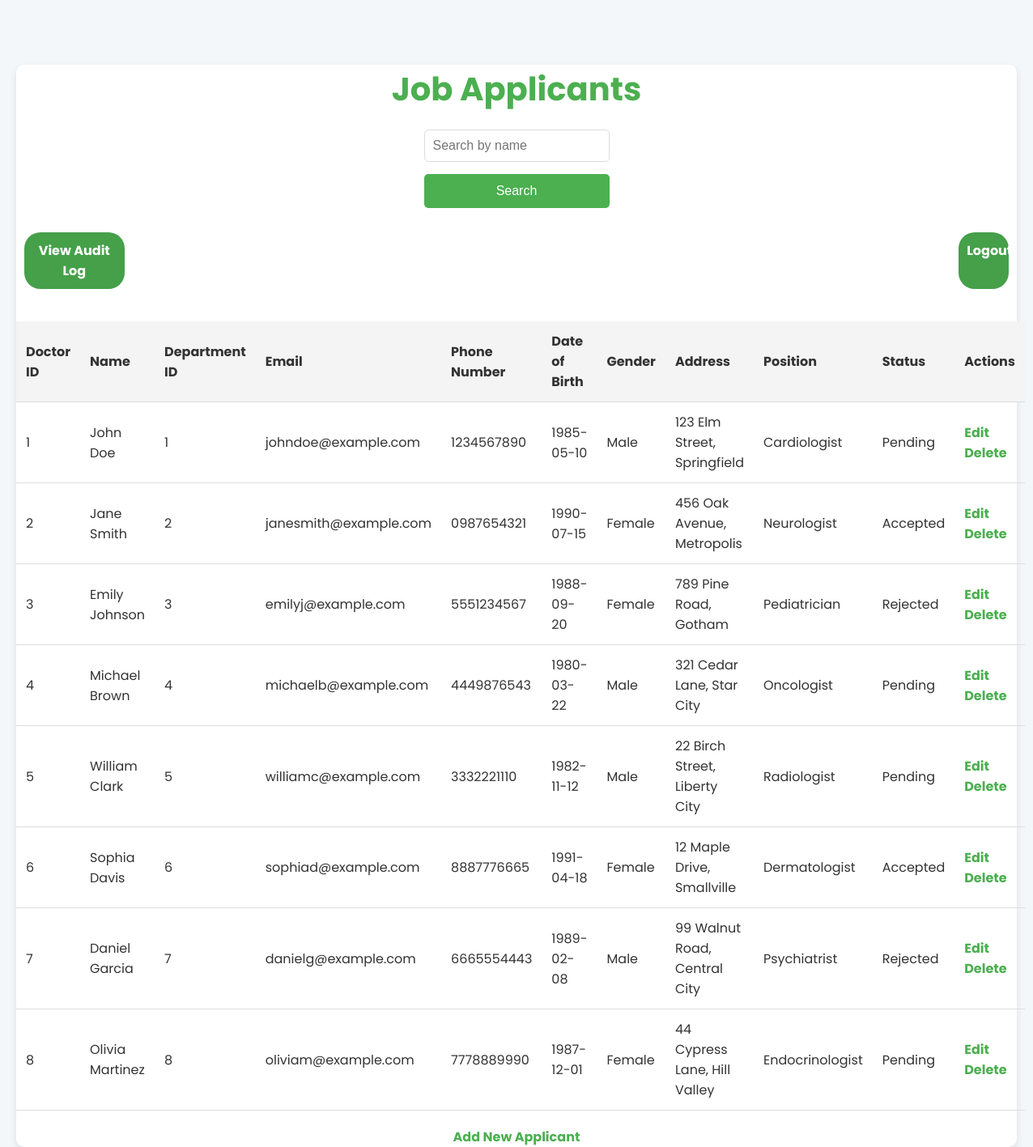
The app's page / (signed in) with its own data.
### tables this page shows
CREATE TABLE job_applications (
    application_id INT AUTO_INCREMENT PRIMARY KEY,
    doctor_id INT,
    application_date TIMESTAMP DEFAULT CURRENT_TIMESTAMP,
    position VARCHAR(100),
    status ENUM('Pending', 'Accepted', 'Rejected') DEFAULT 'Pending',
    cover_letter TEXT,
    FOREIGN KEY (doctor_id) REFERENCES doctors(doctor_id)
);

CREATE TABLE doctors (
    doctor_id INT AUTO_INCREMENT PRIMARY KEY,
    first_name VARCHAR(100) NOT NULL,
    last_name VARCHAR(100) NOT NULL,
    email VARCHAR(100) NOT NULL UNIQUE,
    phone_number VARCHAR(15),
    date_of_birth DATE,
    gender ENUM('Male', 'Female', 'Other'),
    address TEXT,
    department_id INT,
    FOREIGN KEY (department_id) REFERENCES departments(department_id)
);

### index.php (the view, shortened to what this page needs)
<?php
include('core/dbConfig.php');
$searchTerm = '';
$query = "SELECT ja.application_id, d.first_name, d.last_name, ja.position, ja.status, d.doctor_id, d.email, d.phone_number, d.date_of_birth, d.gender, d.address, d.department_id
          FROM job_applications ja
          JOIN doctors d ON ja.doctor_id = d.doctor_id
          WHERE d.first_name LIKE :searchTerm OR d.last_name LIKE :searchTerm";
$stmt = $pdo->prepare($query);
$stmt->execute(['searchTerm' => "%$searchTerm%"]);
$applicants = $stmt->fetchAll();
?>
<!DOCTYPE html>
<html lang="en">
<head>
    <link rel="stylesheet" href="styles.css">
</head>
<body>
    <div class="index_container">
        <h1>Job Applicants</h1>
        <div class="search-container">
            <form method="get">
                <input type="text" name="search" placeholder="Search by name" value="<?= htmlspecialchars($searchTerm) ?>">
                <button type="submit">Search</button>
            </form>
        </div>
        <div class="headButtons">
            <div class="auditBtn">
             <a href="auditLog.php" style="color: #fff !important;">View Audit Log</a>
            </div>
            <div class="upperBtn">
                <a href="logout.php" style="color: #fff !important">Logout</a>
            </div>
        </div>
        <table>
            <thead>
                <tr>
                    <th>Doctor ID</th>
                    <th>Name</th>
                    <th>Department ID</th>
                    <th>Email</th>
                    <th>Phone Number</th>
                    <th>Date of Birth</th>
                    <th>Gender</th>
                    <th>Address</th>
                    <th>Position</th>
                    <th>Status</th>
                    <th>Actions</th>
                </tr>
            </thead>
            <tbody>
                <?php foreach ($applicants as $applicant): ?>
                    <tr>
                        <td><?= htmlspecialchars($applicant['doctor_id']) ?></td>
                        <td><?= htmlspecialchars($applicant['first_name']) . ' ' . htmlspecialchars($applicant['last_name']) ?></td>
                        <td><?= htmlspecialchars($applicant['department_id']) ?></td>
                        <td><?= htmlspecialchars($applicant['email']) ?></td>
                        <td><?= htmlspecialchars($applicant['phone_number']) ?></td>
                        <td><?= htmlspecialchars($applicant['date_of_birth']) ?></td>
                        <td><?= htmlspecialchars($applicant['gender']) ?></td>
                        <td><?= htmlspecialchars($applicant['address']) ?></td>
                        <td><?= htmlspecialchars($applicant['position']) ?></td>
                        <td><?= htmlspecialchars($applicant['status']) ?></td>
                        <td class="table-actions">
                            <a href="editApplicant.php?id=<?= $applicant['application_id'] ?>">Edit</a>
                            <a href="delApplicant.php?id=<?= $applicant['application_id'] ?>" onclick="return confirm('Are you sure you want to delete this applicant?')">Delete</a>
                        </td>
                    </tr>
                <?php endforeach; ?>
            </tbody>
        </table>
        <div style="text-align: center; margin-top: 20px;">
            <a href="addApplicant.php">Add New Applicant</a>
        </div>
    </div>
</body>
</html>

### styles.css (style rules this page uses)
* { margin: 0; padding: 0; box-sizing: border-box; }
body { font-family: "Poppins", serif; background-color: #f4f7fa; color: #333; display: flex; justify-content: center; align-items: center; height: 100vh; padding: 20px; padding-top: 80px; }
.index_container { width: 100%; height: auto; margin: auto; padding: 0em; background-color: #fff; border-radius: 10px; box-shadow: 0 4px 8px rgba(0, 0, 0, 0.1); }
.headButtons { display: flex; justify-content: space-between; }
.upperBtn { width: 5%; margin: 10px; padding: 10px; font-size: 16px; font-family: "Poppins", sans-serif; font-weight: 400; border: none; border-radius: 20px; text-align: center; cursor: pointer; background-color: #45a049; }
.auditBtn { width: 10%; margin: 10px; padding: 10px; font-size: 16px; font-family: "Poppins", sans-serif; font-weight: 400; border: none; border-radius: 20px; text-align: center; cursor: pointer; background-color: #45a049; }
h1 { font-size: 2.5rem; color: #4caf50; text-align: center; margin-bottom: 20px; }
form { display: flex; flex-direction: column; gap: 15px; }
input, select, textarea { font-size: 1rem; padding: 10px; border: 1px solid #ddd; border-radius: 5px; outline: none; transition: border-color 0.3s ease; }
button { background-color: #4caf50; color: white; padding: 12px; font-size: 1rem; border: none; border-radius: 5px; cursor: pointer; transition: background-color 0.3s ease; }
table { width: 100%; margin-top: 30px; border-collapse: collapse; }
th, td { padding: 12px; text-align: left; border-bottom: 1px solid #ddd; }
th { background-color: #f4f4f4; color: #333; }
a { color: #4caf50; text-decoration: none; font-weight: bold; }
.search-container { display: flex; justify-content: center; margin-bottom: 20px; }

### records on screen
job_applications: doctor.doctor_id "1", doctor.first_name "John", doctor.last_name "Doe", doctor.department_id "1", doctor.email "johndoe@example.com", doctor.phone_number "1234567890", doctor.date_of_birth "1985-05-10", doctor.gender "Male", doctor.address "123 Elm Street, Springfield", position "Cardiologist", status "Pending"
job_applications: doctor.doctor_id "2", doctor.first_name "Jane", doctor.last_name "Smith", doctor.department_id "2", doctor.email "janesmith@example.com", doctor.phone_number "0987654321", doctor.date_of_birth "1990-07-15", doctor.gender "Female", doctor.address "456 Oak Avenue, Metropolis", position "Neurologist", status "Accepted"
job_applications: doctor.doctor_id "3", doctor.first_name "Emily", doctor.last_name "Johnson", doctor.department_id "3", doctor.email "emilyj@example.com", doctor.phone_number "5551234567", doctor.date_of_birth "1988-09-20", doctor.gender "Female", doctor.address "789 Pine Road, Gotham", position "Pediatrician", status "Rejected"
job_applications: doctor.doctor_id "4", doctor.first_name "Michael", doctor.last_name "Brown", doctor.department_id "4", doctor.email "michaelb@example.com", doctor.phone_number "4449876543", doctor.date_of_birth "1980-03-22", doctor.gender "Male", doctor.address "321 Cedar Lane, Star City", position "Oncologist", status "Pending"
job_applications: doctor.doctor_id "5", doctor.first_name "William", doctor.last_name "Clark", doctor.department_id "5", doctor.email "williamc@example.com", doctor.phone_number "3332221110", doctor.date_of_birth "1982-11-12", doctor.gender "Male", doctor.address "22 Birch Street, Liberty City", position "Radiologist", status "Pending"
job_applications: doctor.doctor_id "6", doctor.first_name "Sophia", doctor.last_name "Davis", doctor.department_id "6", doctor.email "sophiad@example.com", doctor.phone_number "8887776665", doctor.date_of_birth "1991-04-18", doctor.gender "Female", doctor.address "12 Maple Drive, Smallville", position "Dermatologist", status "Accepted"
job_applications: doctor.doctor_id "7", doctor.first_name "Daniel", doctor.last_name "Garcia", doctor.department_id "7", doctor.email "danielg@example.com", doctor.phone_number "6665554443", doctor.date_of_birth "1989-02-08", doctor.gender "Male", doctor.address "99 Walnut Road, Central City", position "Psychiatrist", status "Rejected"
job_applications: doctor.doctor_id "8", doctor.first_name "Olivia", doctor.last_name "Martinez", doctor.department_id "8", doctor.email "oliviam@example.com", doctor.phone_number "7778889990", doctor.date_of_birth "1987-12-01", doctor.gender "Female", doctor.address "44 Cypress Lane, Hill Valley", position "Endocrinologist", status "Pending"
